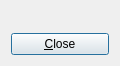
<?xml version="1.0" encoding="UTF-8"?>
<ui version="4.0">
 <class>my_dialog</class>
 <widget class="QDialog" name="my_dialog">
  <property name="geometry">
   <rect>
    <x>0</x>
    <y>0</y>
    <width>120</width>
    <height>66</height>
   </rect>
  </property>
  <property name="windowTitle">
   <string>travis_qmake_gcc_cpp98_qt_ldtp</string>
  </property>
  <layout class="QVBoxLayout" name="verticalLayout">
   <item>
    <widget class="QLabel" name="label">
     <property name="text">
      <string/>
     </property>
     <property name="pixmap">
      <pixmap resource="travis_qmake_gcc_cpp98_qt_ldtp.qrc">:/images/HelloWorld.png</pixmap>
     </property>
    </widget>
   </item>
   <item>
    <widget class="QPushButton" name="pushButton">
     <property name="text">
      <string>&amp;Close</string>
     </property>
    </widget>
   </item>
  </layout>
 </widget>
 <resources>
  <include location="travis_qmake_gcc_cpp98_qt_ldtp.qrc"/>
 </resources>
 <connections/>
</ui>
